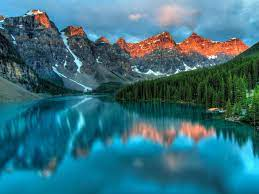
#> input picture 00 - Resources/01 - Photos/nature2.jpg, 259 x 194 px, found by its file name
$ python '07 - Color Detection.py'
#> lines starting #> are read from the running program, lines starting #| are printed output that depends on the picture; after the words box and inside, x2 and y2 are one past the last pixel; in counts of white or black regions, pixels touching at a corner belong together
import numpy as np
import cv2

path = "C:/Users/90545/DATA SCIENCE/07 - OpenCV/00 - Resources/01 - Photos/nature2.jpg"

def empty():
    pass

cv2.namedWindow("TrackBars")
cv2.resizeWindow("TrackBars", (640, 320))

cv2.createTrackbar("Hue Min", "TrackBars", 0, 179, empty)
#> slider 'Hue Min' is set to 35
cv2.createTrackbar("Hue Max", "TrackBars", 179, 179, empty)
cv2.createTrackbar("Sat Min", "TrackBars", 0, 255, empty)
#> slider 'Sat Min' is set to 51
cv2.createTrackbar("Sat Max", "TrackBars", 255, 255, empty)
cv2.createTrackbar("Val Min", "TrackBars", 0, 255, empty)
#> slider 'Val Min' is set to 51
cv2.createTrackbar("Val Max", "TrackBars", 255, 255, empty)

while True:

    img = cv2.imread(path)
#> img is the input picture: shape (194, 259, 3); mean B, G, R 125.3, 111.7, 54.9

    imgHSV = cv2.cvtColor(img, cv2.COLOR_BGR2HSV)
#> imgHSV: shape (194, 259, 3); mean H, S, V 88.6, 163.2, 134.3

    h_min = cv2.getTrackbarPos("Hue Min", "TrackBars")
    h_max = cv2.getTrackbarPos("Hue Max", "TrackBars")
    s_min = cv2.getTrackbarPos("Sat Min", "TrackBars")
    s_max = cv2.getTrackbarPos("Sat Max","TrackBars")
    v_min = cv2.getTrackbarPos("Val Min", "TrackBars")
    v_max = cv2.getTrackbarPos("Val Max", "TrackBars")

    print(h_min, h_max, s_min, s_max, v_min, v_max)

    lower = np.array([h_min, s_min, v_min])
    upper = np.array([h_max, s_max, v_max])

    mask = cv2.inRange(imgHSV, lower, upper)
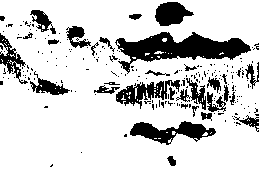
#> mask: shape (194, 259); 83.2% white; 220 black regions (188 under 20 px), largest, box (x1, y1, x2, y2) and area: (115, 32, 251, 74) 2525, (130, 121, 216, 145) 990, (116, 80, 180, 109) 752

    cv2.imshow("img", img)
    cv2.imshow("imgHSV", imgHSV)
    cv2.imshow("mask", mask)

    if cv2.waitKey(1) & 0xFF == ord("q"):
#> (key q is pressed here)
        break

$ run again, with 00 - Resources/01 - Photos/Dog1.jpg copied over 00 - Resources/01 - Photos/nature2.jpg
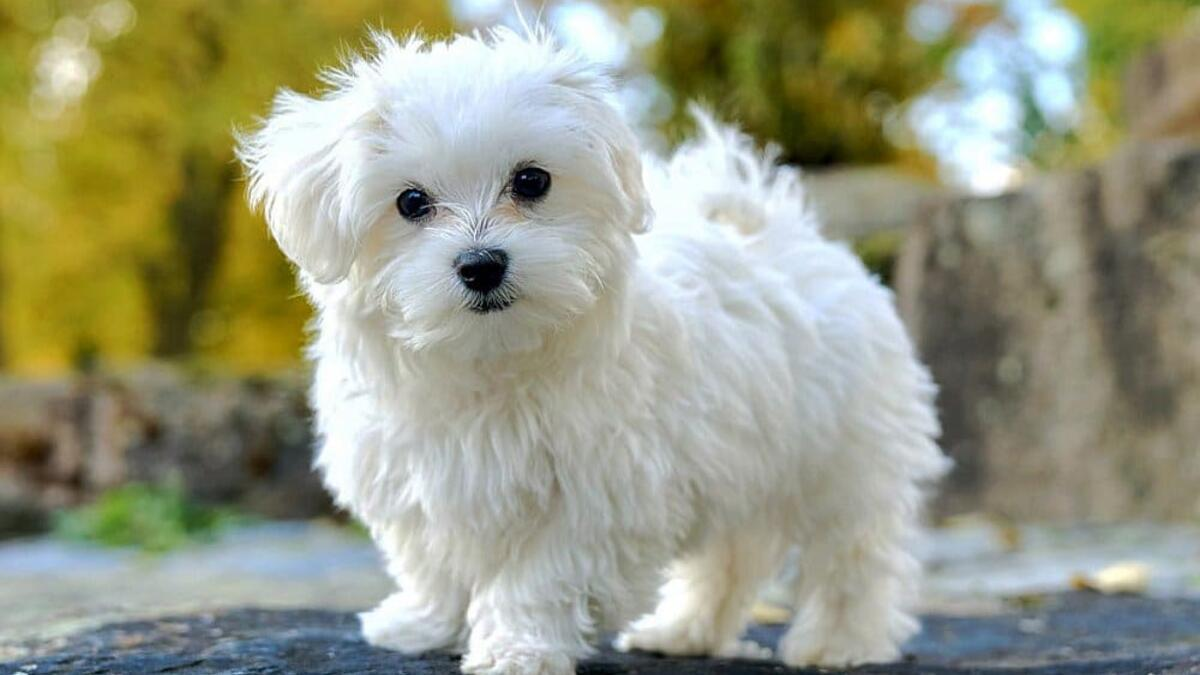
#> input picture 00 - Resources/01 - Photos/Dog1.jpg, 1200 x 675 px, found by its file name
#> img is the input picture: shape (675, 1200, 3); mean B, G, R 131.6, 154.6, 152.3
#> imgHSV: shape (675, 1200, 3); mean H, S, V 54.8, 68.2, 161
#> `mask = cv2.inRange(imgHSV, lower, upper)`:
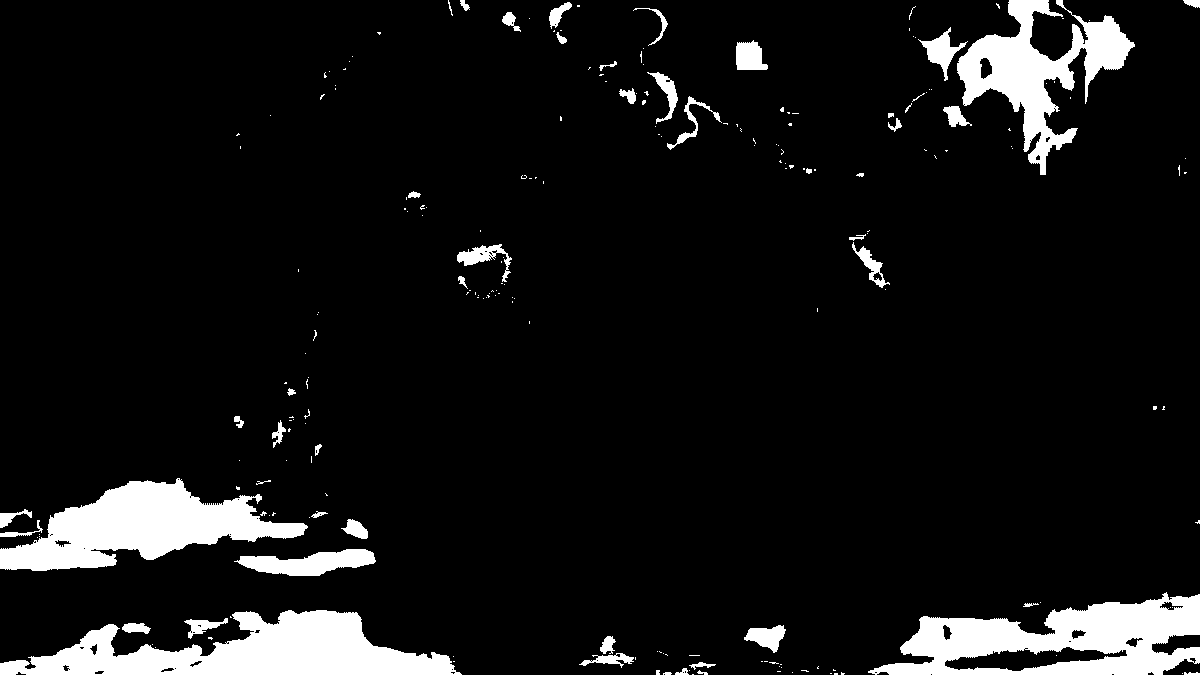
#> mask: shape (675, 1200); 8.3% white; 218 white regions (169 under 20 px), largest, box (x1, y1, x2, y2) and area: (0, 610, 462, 675) 15870, (868, 592, 1200, 675) 14990, (0, 478, 308, 571) 13957

$ run again, with 00 - Resources/01 - Photos/nature.jpg copied over 00 - Resources/01 - Photos/nature2.jpg
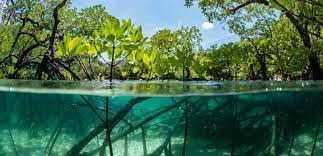
#> input picture 00 - Resources/01 - Photos/nature.jpg, 323 x 156 px, found by its file name
#> img is the input picture: shape (156, 323, 3); mean B, G, R 77.4, 107.2, 69.4
#> imgHSV: shape (156, 323, 3); mean H, S, V 66.6, 158.1, 109.8
#> `mask = cv2.inRange(imgHSV, lower, upper)`:
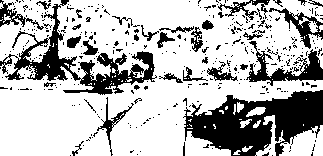
#> mask: shape (156, 323); 71.9% white; 364 black regions (327 under 20 px), largest, box (x1, y1, x2, y2) and area: (183, 90, 323, 156) 5316, (0, 0, 157, 95) 3330, (246, 41, 323, 86) 1094
